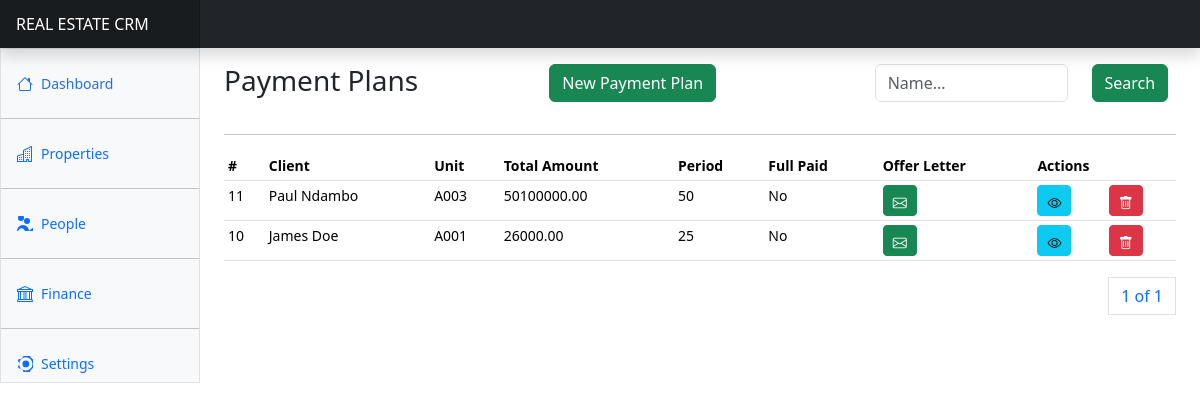
Page /finance/payment-plans/ (signed in) on the earlier database version.
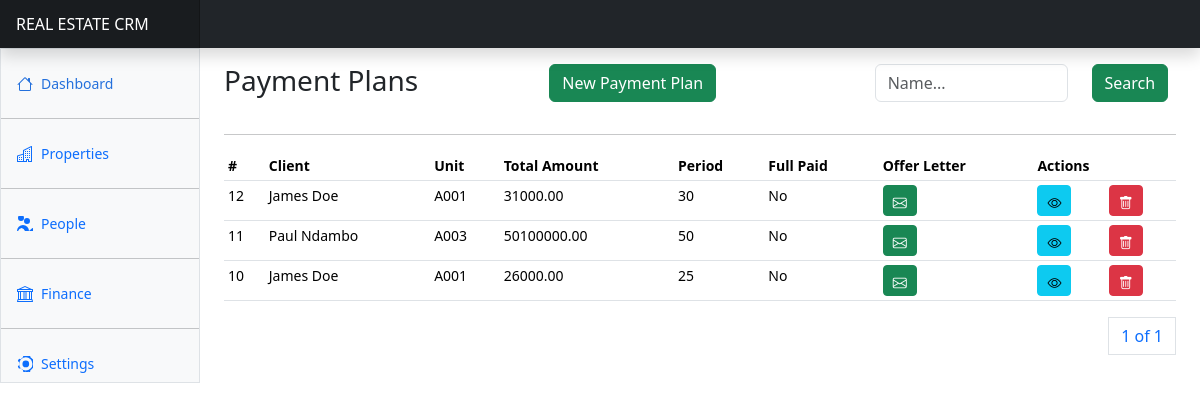
Same page on the later database version.
### apps/finance/models.py (models this page shows, shortened)
class ClientPaymentPlan(AbstractBaseModel):
    client = models.ForeignKey("users.Client", on_delete=models.CASCADE, related_name="clientpaymentplans")
    unit = models.ForeignKey("properties.PropertyUnit", on_delete=models.SET_NULL, null=True)
    booking_fee = models.DecimalField(max_digits=100, decimal_places=2, default=0)
    deposit_fee = models.DecimalField(max_digits=100, decimal_places=2, default=0)
    period = models.IntegerField(default=1)
    installment_amount = models.DecimalField(max_digits=100, decimal_places=2, default=0)
    total_amount = models.DecimalField(max_digits=100, decimal_places=2, default=0)
    first_repayment_date = models.DateField(null=True)
    fully_paid = models.BooleanField(default=False)

### apps/users/models.py (models this page shows)
class Client(AbstractBaseModel):
    name = models.CharField(max_length=255)
    email = models.EmailField(null=True)
    phone_number = models.CharField(max_length=255)
    id_number = models.CharField(max_length=255, null=True)
    kra_pin = models.CharField(max_length=255, null=True)
    gender = models.CharField(max_length=255)
    address = models.CharField(max_length=255, null=True)
    city = models.CharField(max_length=255, null=True)
    country = models.CharField(max_length=255, null=True)
    id_copy = models.FileField(upload_to="client_ids/", null=True)
    kra_certificate = models.FileField(upload_to="kra_cerificates/", null=True)
    photo = models.ImageField(upload_to="client_photos/", null=True)
    def __str__(self):
        return self.name

### apps/properties/models.py (models this page shows)
class PropertyUnit(AbstractBaseModel):
    unit_number = models.CharField(max_length=255)
    property = models.ForeignKey(
        Property, on_delete=models.CASCADE, related_name="propertyunits"
    )
    client = models.ForeignKey("users.Client", on_delete=models.SET_NULL, null=True)
    cost = models.DecimalField(max_digits=100, decimal_places=2, default=0)
    booking_fee = models.DecimalField(max_digits=100, decimal_places=2, default=0)
    deposit_fee = models.DecimalField(max_digits=100, decimal_places=2, default=0)
    unit_status = models.CharField(
        max_length=255, choices=UNIT_STATUSES, default="Available"
    )
    def __str__(self):
        return self.unit_number

### apps/finance/plans/views.py (the view)
# urls.py: path("payment-plans/", payment_plans, name="payment-plans"),
@login_required(login_url="/users/login")
def payment_plans(request):
    plans = ClientPaymentPlan.objects.all().order_by("-created")
    clients = Client.objects.all().order_by("-created")
    units = PropertyUnit.objects.all().only("id", "unit_number", "client_id")
    print(units)
    if request.method == "POST":
        id_number = request.POST.get("id_number")
        plans = ClientPaymentPlan.objects.filter(
            Q(client__id_number__icontains=id_number)
        )
    paginator = Paginator(plans, 10)
    page_number = request.GET.get("page")
    page_obj = paginator.get_page(page_number)
    context = {"page_obj": page_obj, "clients": clients, "units": units}
    return render(request, "finance/payment_plans/plans.html", context)

### apps/properties/models.py (called while the page is built)
    def __str__(self):
        return self.name

### templates/finance/payment_plans/plans.html (shortened to what this page needs)
{% extends "base.html" %}
{% block content %}
<div class="row">
    <div class="col-4">
        <h3>Payment Plans</h3>
    </div>
    <div class="col-4">
        <a class="btn btn-success" data-bs-toggle="modal" data-bs-target="#newPlanModal">New Payment Plan</a>
    </div>
    <div class="col-4">
      <form method="POST">
        <div class="input-group mb-3">
          <div class="row">
            <div class="col-8">
              <input type="text" class="form-control" name="search_text" id="search_text" placeholder="Name..." >
            </div>
            <div class="col-4">
              <button class="btn btn-success">Search</button>
            </div>
          </div>
        </div>
      </form>
    </div>
</div>
<hr/>
      <div class="table-responsive small">
        <table class="table table-sm">
          <thead>
            <tr>
              <th scope="col">#</th>
              <th scope="col">Client</th>
              <th scope="col">Unit</th>
              <th scope="col">Total Amount</th>
              <th scope="col">Period</th>
              <th scope="col">Full Paid</th>
              <th scope="col">Offer Letter</th>
              <th scope="col" colspan="2">Actions</th>
            </tr>
          </thead>
          <tbody>
            {% for plan in page_obj %}
            <tr>
              <td>{{plan.id}}</td>
              <td>{{plan.client}}</td>
              <td>{{plan.unit}}</td>
              <td>{{plan.total_amount}}</td>
              <td>{{plan.period}}</td>
              <td>{% if plan.fully_paid %} Yes {% else %} No {% endif %}</td>
              <td><a href="{% url 'generate-offer-letter' plan.id %}" target="_blank" class="btn btn-success btn-sm"><i class="bi bi-envelope"></i></a></td>
              <td><a href="{% url 'payment-plan-details' plan.id %}" class="btn btn-info btn-sm">
                <i class="bi bi-eye"></i>
              </a></td>
              <td><a class="btn btn-danger btn-sm" data-bs-toggle="modal" data-bs-target="#deletePlanModal{{ plan.id }}">
                <i class="bi bi-trash"></i>
              </a></td>
            </tr>
            {% endfor %}
          </tbody>
        </table>
        <div>
          <nav aria-label="Page navigation example">
            <ul class="pagination justify-content-end">
              <a class="page-link" href="#">{{ page_obj.number }} of {{ page_obj.paginator.num_pages }}</a>
            </ul>
          </nav>
        </div>
      </div>
{% endblock content %}

Differences in the rows shown:
added ClientPaymentPlan: id "12", client "James Doe", unit "A001", total_amount "31000.00", period "30", fully_paid "No"
